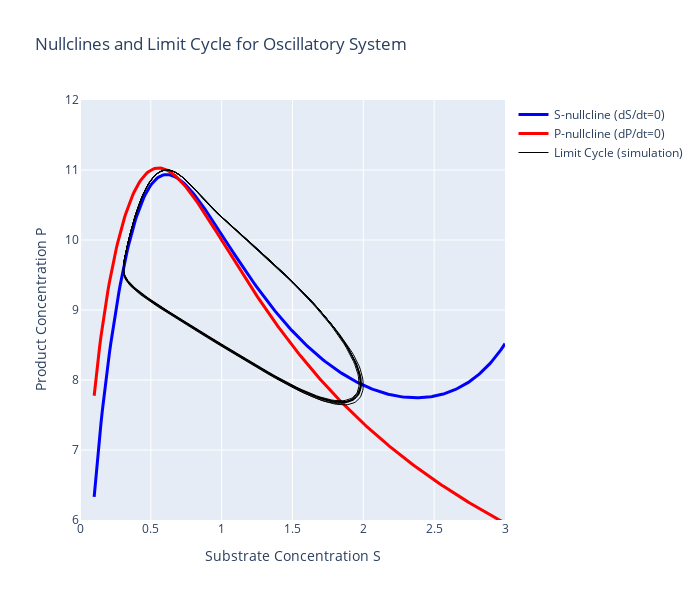

Here is the notebook cell this chart was saved with:
### Markdown cell above
## State Space Nullclines

### Code cell
import numpy as np
import plotly.graph_objects as go
from scipy.optimize import fsolve

# Your oscillatory parameters
# b1, b2 = 0.18, 0.05
# a1, a2 = 0.62, 0.03
# k_max, K_m = 4.5, 0.9
# k_i = 0.06
# n, m, q = 1, 3, 2

print("NULLCLINE ANALYSIS FOR OSCILLATORY SYSTEM")
print("="*50)
print(f"b1={b1}, b2={b2}")
print(f"a1={a1}, a2={a2}")
print(f"k_max={k_max}, K_m={K_m}")
print(f"k_i={k_i}")
print(f"n={n}, m={m}, q={q}")
print()

def enzymatic_rate(S, P):
    """Enzymatic rate with forward and feedback inhibition"""
    return (k_max * S**n) / (K_m**m + S**m) / (1 + k_i * P**q)

def S_nullcline(S, P):
    """S-nullcline: dS/dt = 0 => a1 - b1*S = v(S,P)"""
    return a1 - b1*S - enzymatic_rate(S, P)

def P_nullcline(S, P):
    """P-nullcline: dP/dt = 0 => a2 - b2*P = -v(S,P)"""
    return a2 - b2*P + enzymatic_rate(S, P)

# Compute S-nullcline: For each S, find P such that dS/dt = 0
print("Computing S-nullcline...")
S_values = np.linspace(0.1, 3, 300)
P_S_null = []

for S in S_values:
    def equation(P):
        return S_nullcline(S, P)
    
    try:
        # Try multiple initial guesses
        solutions = []
        for P_guess in [5.0, 6.0, 7.0, 8.0]:
            result = fsolve(equation, P_guess)
            if (result[0] > 0 and result[0] < 15 and 
                abs(equation(result[0])) < 1e-6):
                solutions.append(result[0])
        
        # Remove duplicates and take the first valid solution
        if solutions:
            unique_solutions = []
            for sol in solutions:
                if not any(abs(sol - existing) < 0.1 for existing in unique_solutions):
                    unique_solutions.append(sol)
            P_S_null.append(unique_solutions[0])  # Take first branch for plotting
        else:
            P_S_null.append(np.nan)
    except:
        P_S_null.append(np.nan)

# Compute P-nullcline: For each S, find P such that dP/dt = 0
print("Computing P-nullcline...")
P_P_null = []

for S in S_values:
    def equation(P):
        return P_nullcline(S, P)
    
    try:
        # Try multiple initial guesses
        solutions = []
        for P_guess in [0.1, 1.0, 3.0, 5.0]:
            result = fsolve(equation, P_guess)
            if (result[0] > 0 and result[0] < 15 and 
                abs(equation(result[0])) < 1e-6):
                solutions.append(result[0])
        
        # Remove duplicates and take the first valid solution
        if solutions:
            unique_solutions = []
            for sol in solutions:
                if not any(abs(sol - existing) < 0.1 for existing in unique_solutions):
                    unique_solutions.append(sol)
            P_P_null.append(unique_solutions[0])  # Take first branch for plotting
        else:
            P_P_null.append(np.nan)
    except:
        P_P_null.append(np.nan)

# Create the phase portrait
fig = go.Figure()

# Plot S-nullcline
valid_S_S = []
valid_P_S = []
for S, P in zip(S_values, P_S_null):
    if not np.isnan(P):
        valid_S_S.append(S)
        valid_P_S.append(P)

fig.add_trace(go.Scatter(x=valid_S_S, y=valid_P_S, mode='lines',
                        name='S-nullcline (dS/dt=0)',
                        line=dict(color='blue', width=3)))

# Plot P-nullcline
valid_S_P = []
valid_P_P = []
for S, P in zip(S_values, P_P_null):
    if not np.isnan(P):
        valid_S_P.append(S)
        valid_P_P.append(P)

fig.add_trace(go.Scatter(x=valid_S_P, y=valid_P_P, mode='lines',
                        name='P-nullcline (dP/dt=0)',
                        line=dict(color='red', width=3)))

# Find fixed points (intersections)
print("Finding fixed points...")
fixed_points = []

# Search in S-P space
S_search = np.linspace(0.1, 3, 50)
P_search = np.linspace(0.1, 5, 50)

for S_guess in S_search:
    for P_guess in P_search:
        def equations(vars):
            S, P = vars
            return [S_nullcline(S, P), P_nullcline(S, P)]
        
        try:
            result = fsolve(equations, [S_guess, P_guess])
            S_sol, P_sol = result
            
            # Check if valid solution
            residuals = equations([S_sol, P_sol])
            if (np.linalg.norm(residuals) < 1e-6 and 
                S_sol > 0 and P_sol > 0 and 
                S_sol <= 5 and P_sol <= 5):
                
                # Check if new
                is_new = True
                for existing in fixed_points:
                    if (abs(S_sol - existing[0]) < 0.1 and 
                        abs(P_sol - existing[1]) < 0.1):
                        is_new = False
                        break
                
                if is_new:
                    fixed_points.append((S_sol, P_sol))
        except:
            continue

print(f"Found {len(fixed_points)} fixed point(s):")
for i, (S, P) in enumerate(fixed_points):
    print(f"  FP{i+1}: S = {S:.3f}, P = {P:.3f}")

# Plot fixed points
for i, (S, P) in enumerate(fixed_points):
    fig.add_trace(go.Scatter(x=[S], y=[P], mode='markers',
                            marker=dict(size=15, color='green', symbol='circle',
                                      line=dict(width=1, color='black')),
                            name=f'Fixed Point {i+1}'))

# Add a limit cycle from simulation to show oscillations
print("Adding limit cycle from simulation...")
from scipy.integrate import solve_ivp

def system_dynamics(t, variables):
    S, P = variables
    rate = enzymatic_rate(S, P)
    dSdt = a1 - b1*S - rate
    dPdt = a2 - b2*P + rate
    return [dSdt, dPdt]

# Simulate to get limit cycle
sol = solve_ivp(system_dynamics, (0, 2000), [1.0, 1.0],
                t_eval=np.linspace(0, 2000, 5000), method='RK45')

# Use only the last part to avoid transients
S_cycle = sol.y[0][-2000:]
P_cycle = sol.y[1][-2000:]

fig.add_trace(go.Scatter(x=S_cycle, y=P_cycle, mode='lines',
                        name='Limit Cycle (simulation)',
                        line=dict(color='black', width=1)))

# Update layout
fig.update_layout(
    title="Nullclines and Limit Cycle for Oscillatory System",
    xaxis_title="Substrate Concentration S",
    yaxis_title="Product Concentration P", 
    width=700,
    height=600,
    showlegend=True
)

fig.update_xaxes(range=[0, 3])
fig.update_yaxes(range=[6, 12])

fig.show()

# Mathematical analysis
print("\n" + "="*50)
print("MATHEMATICAL ANALYSIS")
print("="*50)

print("Nullcline equations:")
print("S-nullcline: a₁ - b₁·S = k_max·S/(K_m³ + S³) · 1/(1 + k_i·P²)")
print("P-nullcline: a₂ - b₂·P = -k_max·S/(K_m³ + S³) · 1/(1 + k_i·P²)")
print()
print("Rearranged:")
print("S-nullcline: P = √[(k_max·S/((a₁ - b₁·S)(K_m³ + S³)) - 1)/k_i]")
print("P-nullcline: P = [a₂ + k_max·S/((K_m³ + S³)(1 + k_i·P²))]/b₂")
print()

if len(fixed_points) == 1:
    S_fp, P_fp = fixed_points[0]
    print(f"Single fixed point at: S = {S_fp:.3f}, P = {P_fp:.3f}")
    print("This is typical for oscillatory systems - an unstable fixed point")
    print("surrounded by a stable limit cycle!")
    
    # Check stability roughly by simulating nearby
    sol_test = solve_ivp(system_dynamics, (0, 50), [S_fp + 0.1, P_fp + 0.1],
                        t_eval=[0, 50], method='RK45')
    final_S, final_P = sol_test.y[0, -1], sol_test.y[1, -1]
    distance = np.sqrt((final_S - S_fp)**2 + (final_P - P_fp)**2)
    
    if distance > 0.5:
        print("Fixed point appears UNSTABLE (spiral source)")
    else:
        print("Fixed point appears STABLE")

print("\nThe purple limit cycle shows sustained oscillations around the fixed point!")

### Figure 1 — Plotly figure (JSON) as saved in the notebook; plotly's stock layout.template omitted (floating-point values rounded to 4 significant figures; data arrays with more than 128 entries replaced by an {"elided": "..."} marker saying what was removed)
{"data": [{"line": {"color": "blue", "width": 3}, "mode": "lines", "name": "S-nullcline (dS/dt=0)", "type": "scatter", "x": {"elided": "300 float values"}, "y": {"elided": "300 float values"}}, {"line": {"color": "red", "width": 3}, "mode": "lines", "name": "P-nullcline (dP/dt=0)", "type": "scatter", "x": {"elided": "300 float values"}, "y": {"elided": "300 float values"}}, {"line": {"color": "black", "width": 1}, "mode": "lines", "name": "Limit Cycle (simulation)", "type": "scatter", "x": {"elided": "2000 float values"}, "y": {"elided": "2000 float values"}}], "layout": {"height": 600, "showlegend": true, "title": {"text": "Nullclines and Limit Cycle for Oscillatory System"}, "width": 700, "xaxis": {"range": [0, 3], "title": {"text": "Substrate Concentration S"}}, "yaxis": {"range": [6, 12], "title": {"text": "Product Concentration P"}}}}
